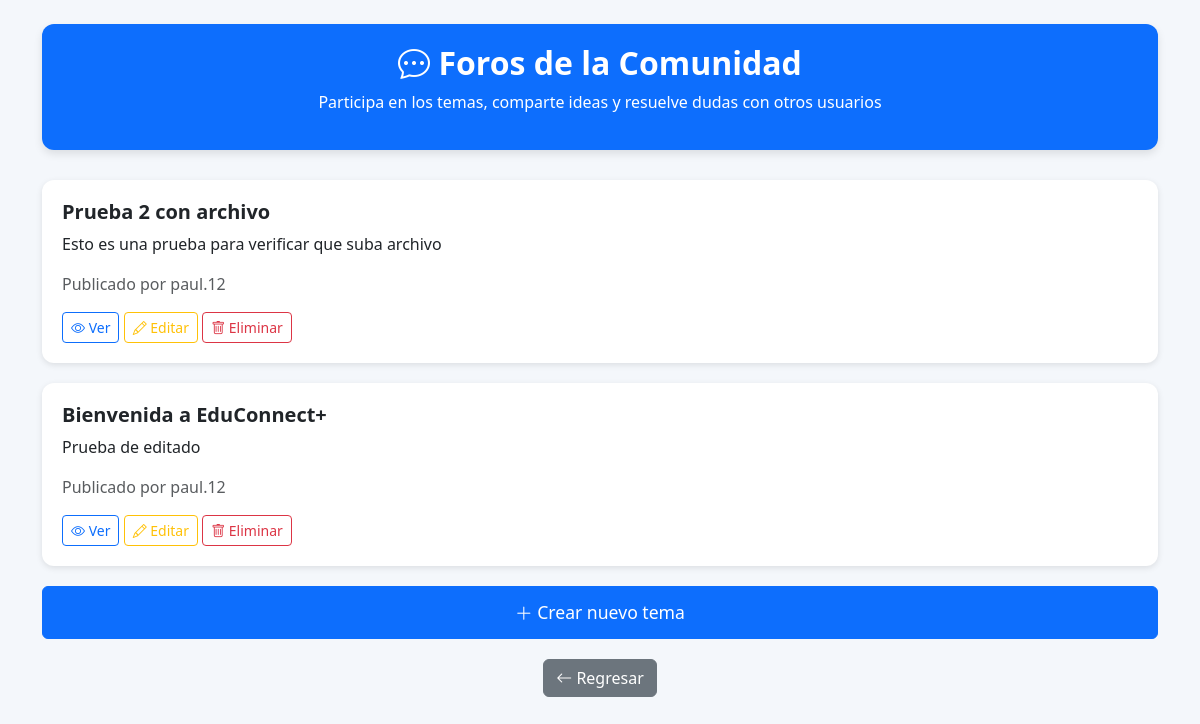
Screenshot of /forum/ (signed in) with the database file from the repository.
### forum/models.py (models this page shows, shortened)
class Foro(models.Model):
    titulo = models.CharField(max_length=200)
    descripcion = models.TextField()
    autor = models.ForeignKey(User, on_delete=models.CASCADE)
    fecha_creacion = models.DateTimeField(auto_now_add=True)
    archivo = models.FileField(upload_to="foros/", blank=True, null=True)

### forum/views.py (the view)
# urls.py: path("", views.foro_lista, name="foros"),
@login_required
def foro_lista(request):
    foros = Foro.objects.all().order_by("-fecha_creacion")
    return render(request, "foros.html", {"foros": foros})

### forum/templates/foros.html (shortened to what this page needs)
{% load static %}
<!DOCTYPE html>
<html lang="es">
<head>
    <link href="https://cdn.jsdelivr.net/npm/bootstrap@5.3.2/dist/css/bootstrap.min.css" rel="stylesheet">
    <link href="https://cdn.jsdelivr.net/npm/bootstrap-icons/font/bootstrap-icons.css" rel="stylesheet">
</head>
<body>
<div class="container mt-4">
    <div class="foro-header">
        <h2><i class="bi bi-chat-dots"></i> Foros de la Comunidad</h2>
        <p>Participa en los temas, comparte ideas y resuelve dudas con otros usuarios</p>
    </div>
    {% if foros %}
        {% for foro in foros %}
        <div class="foro-card">
            <h5><strong>{{ foro.titulo }}</strong></h5>
            <p>{{ foro.descripcion }}</p>
            <p class="text-muted">Publicado por {{ foro.autor.username }}</p>
            <a href="{% url 'foro_detalle' foro.id %}" class="btn btn-outline-primary btn-sm">
                <i class="bi bi-eye"></i> Ver
            </a>
            <a href="{% url 'editar_foro' foro.id %}" class="btn btn-outline-warning btn-sm">
                <i class="bi bi-pencil"></i> Editar
            </a>
            <a href="{% url 'eliminar_foro' foro.id %}" class="btn btn-outline-danger btn-sm">
                <i class="bi bi-trash"></i> Eliminar
            </a>
        </div>
        {% endfor %}
    {% else %}
        <p class="text-center text-muted">No hay temas creados todavía. ¡Sé el primero en crear uno!</p>
    {% endif %}
    <a href="{% url 'crear_foro' %}" class="btn btn-primary btn-crear">
        <i class="bi bi-plus-lg"></i> Crear nuevo tema
    </a>
    <div class="text-center mt-3">
        <a href="{% url 'dashboard' %}" class="btn btn-secondary">
            <i class="bi bi-arrow-left"></i> Regresar
        </a>
    </div>
</div>
</body>
</html>

### forum/templates/foros.html (style rules this page uses)
body { background-color: #f4f7fb; font-family: 'Segoe UI', Tahoma, Geneva, Verdana, sans-serif; }
.foro-header { background: #0d6efd; color: white; padding: 20px; text-align: center; border-radius: 12px; margin-bottom: 30px; box-shadow: 0px 4px 8px rgba(0,0,0,0.1); }
.foro-header h2 { font-weight: bold; }
.foro-card { background: white; border-radius: 12px; padding: 20px; margin-bottom: 20px; box-shadow: 0px 2px 6px rgba(0,0,0,0.1); transition: transform 0.2s ease-in-out; }
.btn-crear { display: block; margin: 20px auto; font-size: 1.1rem; padding: 12px 25px; }

### rows the page displays
Foro: titulo "Prueba 2 con archivo", descripcion "Esto es una prueba para verificar que suba archivo", autor.username "paul.12"
Foro: titulo "Bienvenida a EduConnect+", descripcion "Prueba de editado", autor.username "paul.12"
